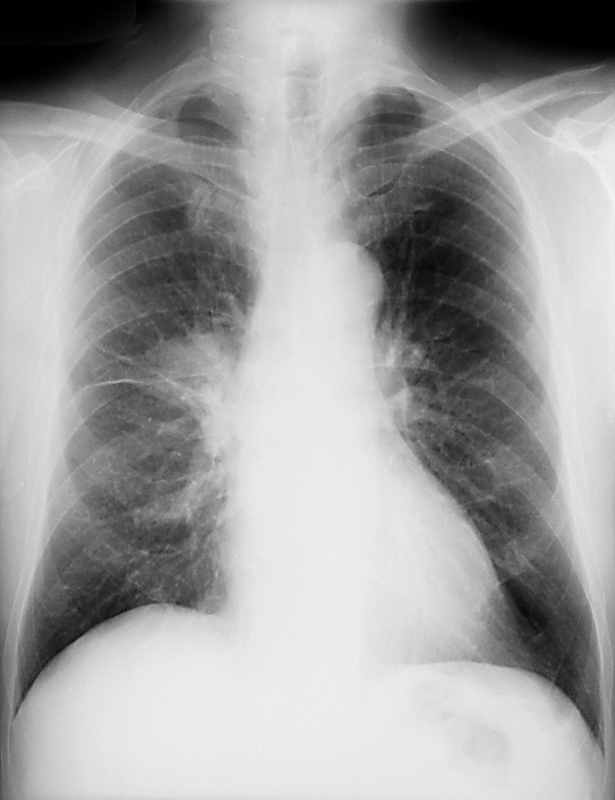
#> input picture cancer.jpg, 1230 x 1600 px (shown at 1/2 size)
$ python noise_crypt.py
#> lines starting #> are read from the running program, lines starting #| are printed output that depends on the picture; long printed decimals are rounded
import cv2
import numpy as np
import hashlib
from skimage.metrics import peak_signal_noise_ratio as psnr
from skimage.metrics import structural_similarity as ssim
from scipy.stats import entropy

# Load the image
def load_image(image_path):
    image = cv2.imread(image_path, cv2.IMREAD_GRAYSCALE)
    if image is None:
        raise FileNotFoundError(f"Error: Cannot open or read file {image_path}. Check the file path.")
    return image

# Save the image
def save_image(image, output_path):
    cv2.imwrite(output_path, image)

# Generate SHA-256 hash of the image
def generate_hash(image):
    hash_object = hashlib.sha256(image.tobytes())
    return hash_object.hexdigest()

# Logistic-Tent Map for key generation
def logistic_tent_map(x0, r, iterations):
    sequence = []
    x = x0
    for _ in range(iterations):
        if x < 0.5:
            x = (r * x * (1 - x) + (4 - r) * x / 2) % 1
        else:
            x = (r * x * (1 - x) + (4 - r) * (1 - x) / 2) % 1
        sequence.append(x)
    return sequence

# Logistic-Sine-Cosine Map for random noise generation
def logistic_sine_cosine_map(x0, r, iterations):
    sequence = []
    x = x0
    for _ in range(iterations):
        x = np.cos(np.pi * (4 * r * x * (1 - x) + (1 - r) * np.sin(np.pi * x) - 0.5))
        sequence.append(x)
    return sequence

# Generate S-boxes (AES, Hussain, Gray)
def generate_sboxes():
    # Example S-boxes (replace with actual S-box generation logic)
    aes_sbox = np.random.permutation(256).reshape(16, 16)
    hussain_sbox = np.random.permutation(256).reshape(16, 16)
    gray_sbox = np.random.permutation(256).reshape(16, 16)
    return aes_sbox, hussain_sbox, gray_sbox

# S-box substitution
def sbox_substitution(image, sbox):
    substituted_image = np.zeros_like(image)
    for i in range(image.shape[0]):
        for j in range(image.shape[1]):
            substituted_image[i, j] = sbox[image[i, j] // 16, image[i, j] % 16]
    return substituted_image

# Noise-Crypt Encryption
def noise_crypt_encrypt(image, key):
    # Step 1: Generate hash and derive initial value x0
    hash_value = generate_hash(image)
    d = int(hash_value[:11], 16)  # First 11 characters of hash as decimal
    x0 = d / (10**14)  # Ensure x0 is in [0, 1]

    # Step 2: Generate keys using logistic-tent map
    r = 3.99  # Parameter for logistic-tent map
    key_sequence = logistic_tent_map(x0, r, image.size)
    key_sequence = np.round(np.array(key_sequence) * (10**14)) % 256  # Apply modulo before casting
    key_sequence = key_sequence.astype(np.uint8)  # Now safe to cast to uint8
    key_sequence = key_sequence.reshape(image.shape)  # Ensure shape matches the image

    # Step 3: Perform S-box substitution
    aes_sbox, hussain_sbox, gray_sbox = generate_sboxes()
    substituted_image = sbox_substitution(image, aes_sbox)  # Example: Use AES S-box

    # Step 4: Add random noise using logistic-sine-cosine map
    noise_sequence = logistic_sine_cosine_map(x0, r, image.size)
    noise_sequence = np.round(np.array(noise_sequence) * (10**14)) % 256  # Apply modulo before casting
    noise_sequence = noise_sequence.astype(np.uint8)  # Now safe to cast to uint8
    noise_sequence = noise_sequence.reshape(image.shape)  # Ensure shape matches the image

    # Step 5: Perform Bitwise XOR operations
    encrypted_image = cv2.bitwise_xor(substituted_image, key_sequence)
    encrypted_image = cv2.bitwise_xor(encrypted_image, noise_sequence)

    return encrypted_image

# Noise-Crypt Decryption
def noise_crypt_decrypt(encrypted_image, key):
    # Decryption is the same as encryption due to XOR properties
    return noise_crypt_encrypt(encrypted_image, key)

# Calculate PSNR
def calculate_psnr(original, decrypted):
    return psnr(original, decrypted, data_range=255)


# Calculate MSE
def calculate_mse(original, decrypted):
    return np.mean((original - decrypted) ** 2)

# Calculate SSIM
def calculate_ssim(original, decrypted):
    return ssim(original, decrypted, data_range=255)

# Calculate Entropy
def calculate_entropy(image):
    hist = np.histogram(image, bins=256, range=(0, 256))[0]
    hist = hist / hist.sum()
    return entropy(hist, base=2)

# Calculate Correlation Coefficient
def calculate_correlation(original, encrypted):
    return np.corrcoef(original.flatten(), encrypted.flatten())[0, 1]

# Calculate NPCR (Number of Pixel Change Rate)
def calculate_npcr(original, encrypted):
    diff = original != encrypted
    return (np.sum(diff) / original.size) * 100

# Calculate UACI (Unified Average Changing Intensity)
def calculate_uaci(original, encrypted):
    return np.mean(np.abs(original.astype(float) - encrypted.astype(float)) / 255) * 100

# Main function for Noise-Crypt
def noise_crypt_image_encryption_decryption(image_path):
    try:
        # Load the original image
        original_image = load_image(image_path)
#> in load_image, image is the input picture: shape (1600, 1230); min 0, max 253, mean 160.1

        # Encrypt and decrypt using Noise-Crypt
        key = 12345  # Example key
        encrypted_image = noise_crypt_encrypt(original_image, key)
#> in noise_crypt_encrypt, `d = int(hash_value[:11], 16)`: d = 13642498156041
#> in noise_crypt_encrypt, `x0 = d / (10**14)`: x0 = 0.136
#> the loop in logistic_tent_map, `for _ in range(iterations):` made 1968000 passes
#> x on passes 1 to 12: 0.471, 0.996, 0.0142, 0.0558, 0.21, 0.664, 0.892, 0.386, 0.947, 0.2, 0.639, 0.922
#> after the loop in logistic_tent_map, `for _ in range(iterations):`: sequence = 1968000 items; x = 0.312
#> in noise_crypt_encrypt, `key_sequence = logistic_tent_map(x0, r, image.size)`: key_sequence = 1968000 items
#> after the loop in sbox_substitution, `for i in range(image.shape[0]):`:
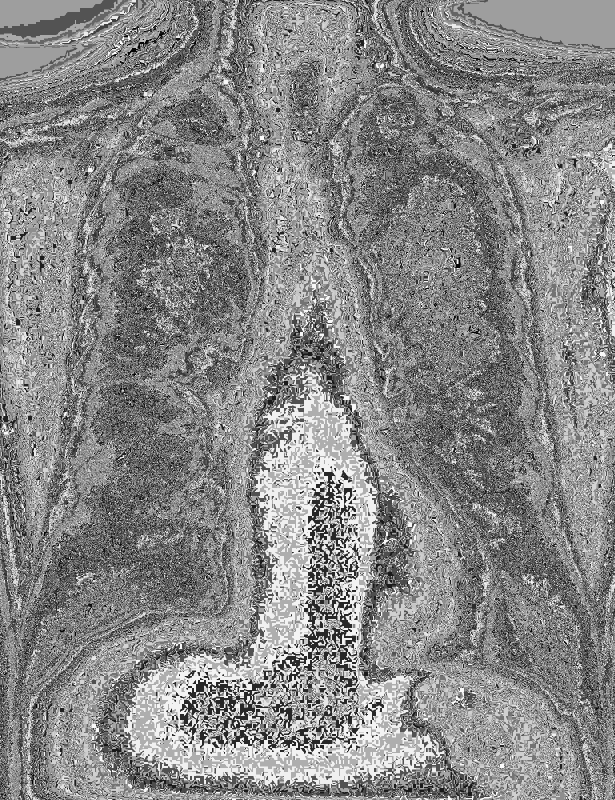
#> substituted_image: shape (1600, 1230) (shown at 1/2 size); min 0, max 255, mean 135.6
#> in logistic_sine_cosine_map, `x = x0`: x = 0.136
#> the loop in logistic_sine_cosine_map, `for _ in range(iterations):` made 1968000 passes
#> x on passes 1 to 3: 0.908, 0.998, 0.035
#> after the loop in logistic_sine_cosine_map, `for _ in range(iterations):`: sequence = 1968000 items
#> in noise_crypt_encrypt, `encrypted_image = cv2.bitwise_xor(encrypted_image, noise_sequence)`:
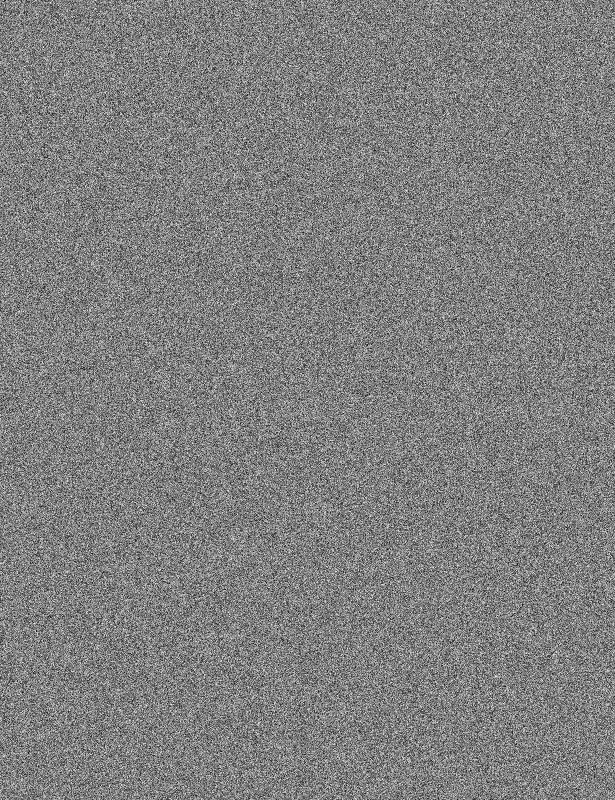
#> encrypted_image: shape (1600, 1230) (shown at 1/2 size); min 0, max 255, mean 127.4
        decrypted_image = noise_crypt_decrypt(encrypted_image, key)
#> call 2 of noise_crypt_encrypt, with key = 12345
#> in noise_crypt_encrypt (call 2), `d = int(hash_value[:11], 16)`: d = 6773368551107
#> in noise_crypt_encrypt (call 2), `x0 = d / (10**14)`: x0 = 0.0677
#> the loop in logistic_tent_map (call 2), `for _ in range(iterations):` made 1968000 passes
#> x on passes 1 to 12: 0.252, 0.754, 0.741, 0.766, 0.716, 0.813, 0.608, 0.953, 0.179, 0.587, 0.97, 0.118
#> in noise_crypt_encrypt (call 2), `key_sequence = key_sequence.reshape(image.shape)`:
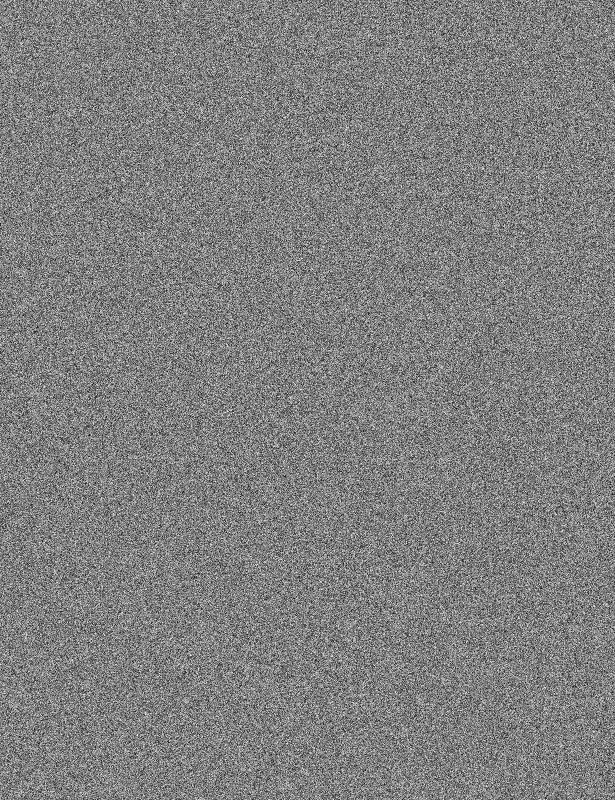
#> key_sequence: shape (1600, 1230) (shown at 1/2 size); min 0, max 255, mean 127.5
#> after the loop in sbox_substitution (call 2), `for i in range(image.shape[0]):`:
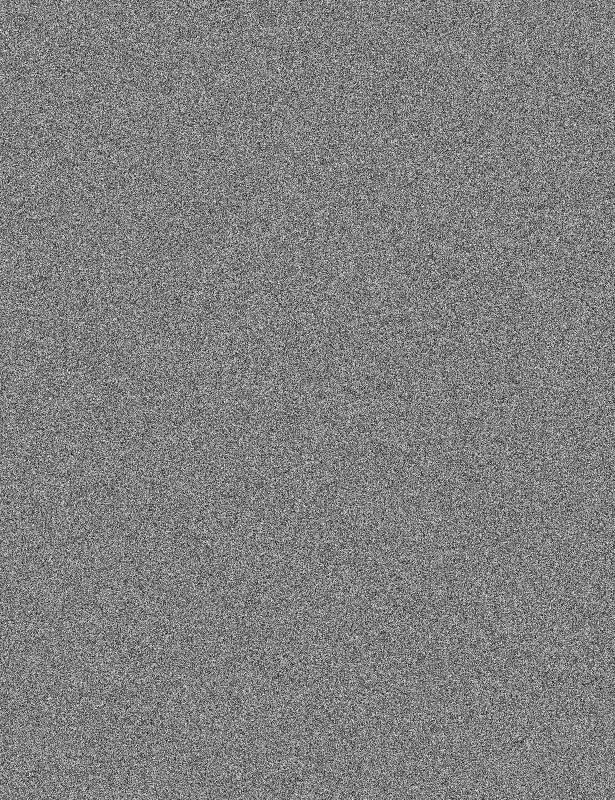
#> substituted_image: shape (1600, 1230) (shown at 1/2 size); min 0, max 255, mean 127.6
#> the loop in logistic_sine_cosine_map (call 2), `for _ in range(iterations):` made 1968000 passes
#> x on passes 1 to 3: 0.925, 0.958, 0.709
#> in noise_crypt_encrypt (call 2), `noise_sequence = noise_sequence.reshape(image.shape)`:
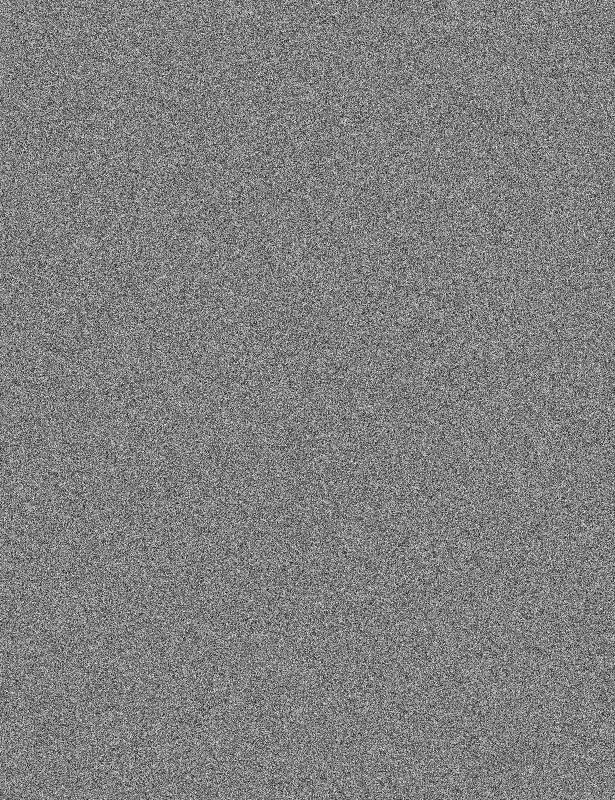
#> noise_sequence: shape (1600, 1230) (shown at 1/2 size); min 0, max 255, mean 127.5
#> in noise_crypt_encrypt (call 2), `encrypted_image = cv2.bitwise_xor(encrypted_image, noise_sequence)`:
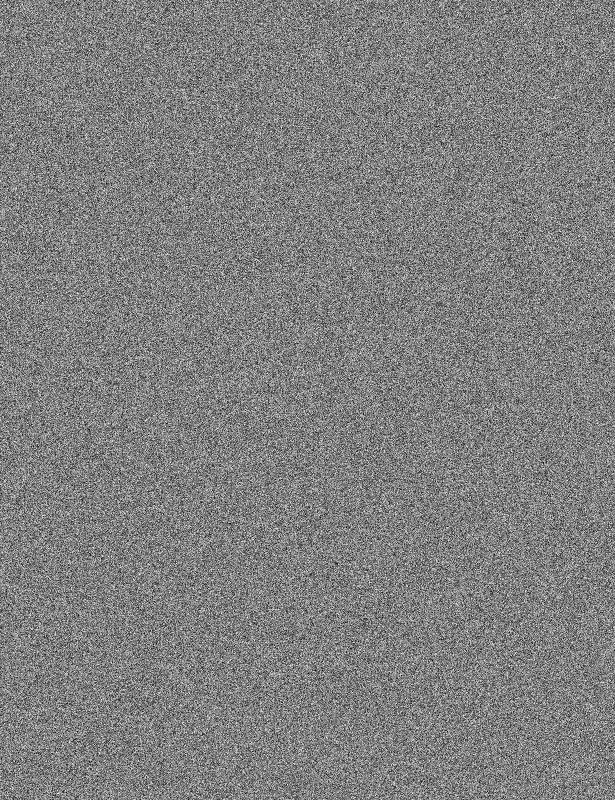
#> encrypted_image: shape (1600, 1230) (shown at 1/2 size); min 0, max 255, mean 127.5

        # Calculate metrics
        metrics = {
            "PSNR": calculate_psnr(original_image, decrypted_image),
            "SSIM": calculate_ssim(original_image, decrypted_image),
            "Entropy": calculate_entropy(encrypted_image),
            "MSE": calculate_mse(original_image, decrypted_image),
            "Correlation": calculate_correlation(original_image, encrypted_image),
            "NPCR (%)": calculate_npcr(original_image, encrypted_image),
            "UACI (%)": calculate_uaci(original_image, encrypted_image)
        }
#> in calculate_entropy, `hist = np.histogram(image, bins=256, range=(0, 256))[0]`: hist = 256 values, max 7903 at index 55, min 7417 at index 211, mean 7687.5
#> in calculate_entropy, `hist = hist / hist.sum()`: hist = 256 values, max 0.00402 at index 55, min 0.00377 at index 211, mean 0.00391
#> in calculate_npcr, `diff = original != encrypted`:
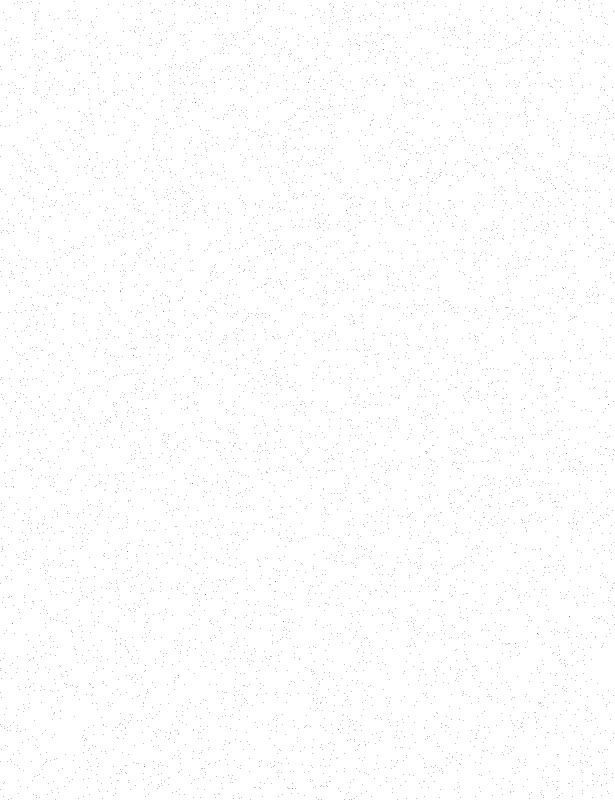
#> diff: shape (1600, 1230) bool (shown at 1/2 size); 99.6% white; black in thin lines or dots
#> metrics = {'PSNR': 7.62, 'SSIM': 0.00914, 'Entropy': 8, 'MSE': 105.5, 'Correlation': -0.000369, 'NPCR (%)': 99.61, 'UACI (%)': 34}

        # Print results
        print("Noise-Crypt Metrics:")
        for metric, value in metrics.items():
            print(f"{metric}: {value}")
#> this loop made 7 passes
#> (metric, value) on passes 1 to 7: ('PSNR', 7.62), ('SSIM', 0.00914), ('Entropy', 8), ('MSE', 105.5), ('Correlation', -0.000369), ('NPCR (%)', 99.61), ('UACI (%)', 34)
#| PSNR: 7.620
#| SSIM: 0.009136
#| Entropy: 8.000
#| MSE: 105.514
#| Correlation: -0.0003693
#| NPCR (%): 99.606
#| UACI (%): 34.002

    except Exception as e:
        print(f"Error: {e}")

# Run Noise-Crypt
noise_crypt_image_encryption_decryption("cancer.jpg")
